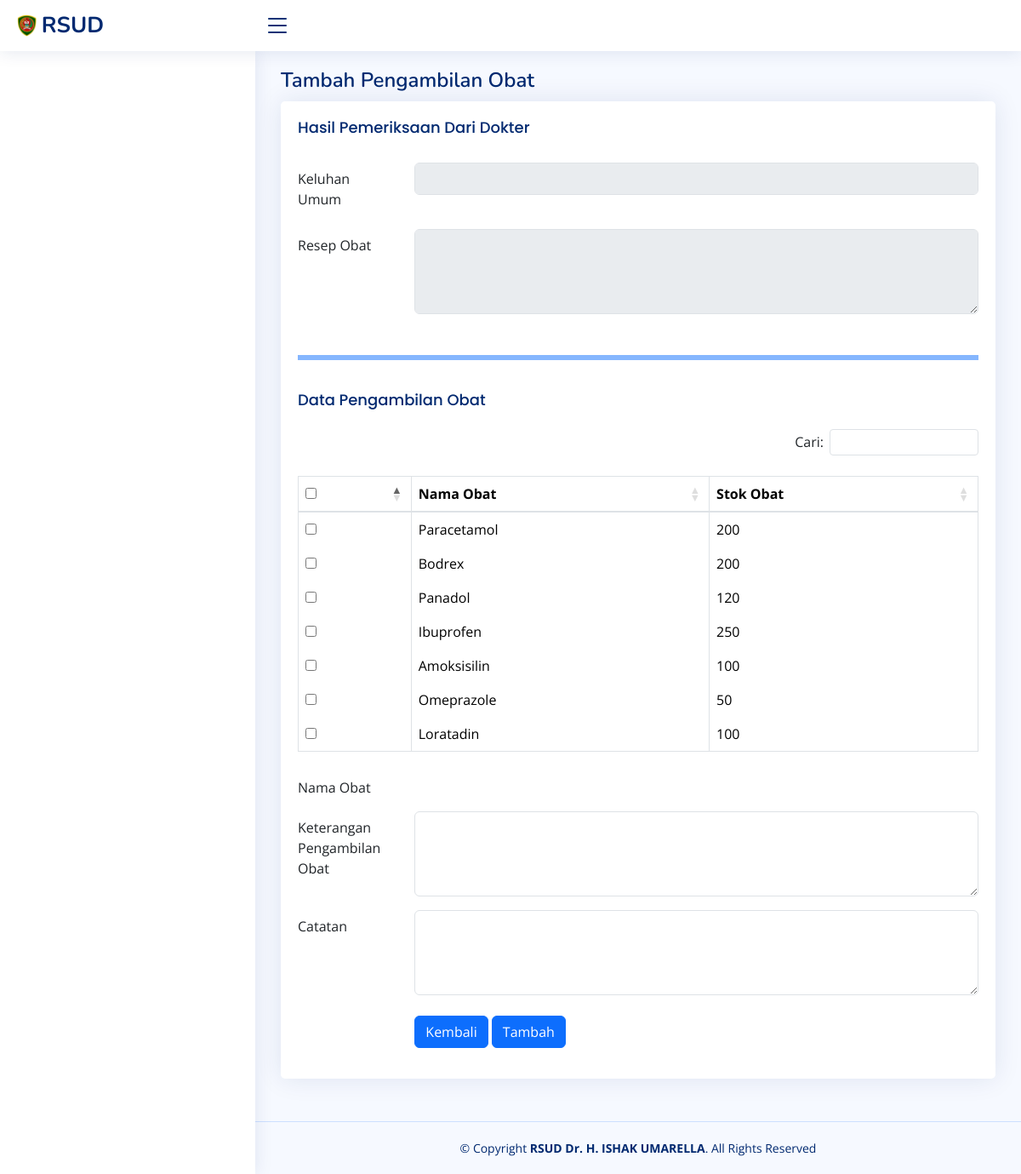
Before: /index.php/farmasi/tambah_pengambilan_obat with the older database file.
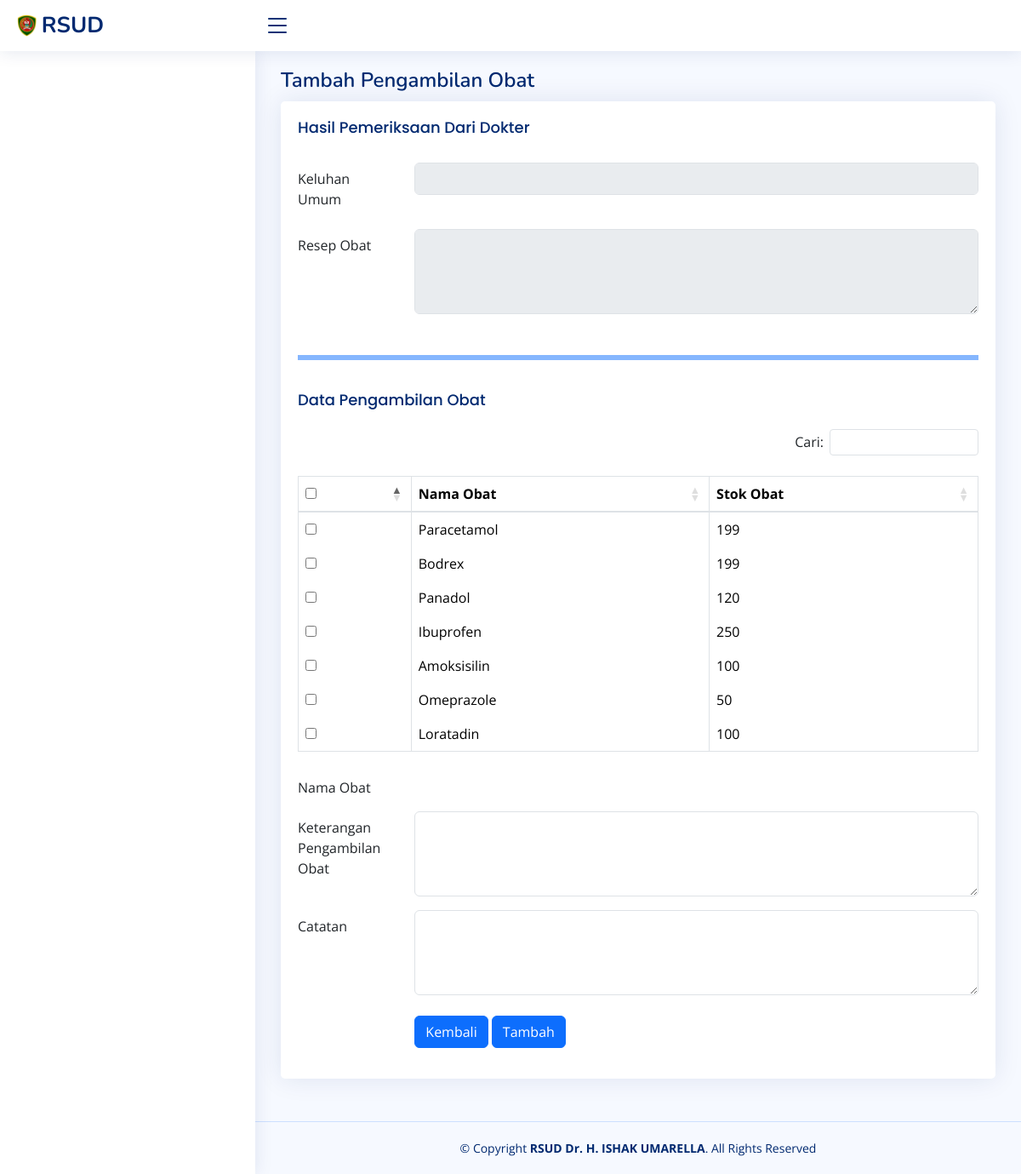
After: the same page with the newer database file.
### tables this page shows
CREATE TABLE `t_obat` (
  `id_obat` int(11) NOT NULL,
  `nama_obat` varchar(255) NOT NULL,
  `harga_obat` bigint(20) NOT NULL,
  `stok_obat` int(11) NOT NULL
);

### application/controllers/Farmasi.php (called while the page is built, shortened)
<?php
class Farmasi extends CI_Controller
{
    public function __construct()
    {
        $this->load->library('form_validation');
    }
    public function tambah_pengambilan_obat()
    {
        $id_pemeriksaan2 = $this->input->post('id_pemeriksaan2');
        $this->db->where('id_pemeriksaan2', $id_pemeriksaan2);
        $data['farmasi'] = $this->db->get('t_pemeriksaan2')->result();
        $data['obat'] = $this->db->get('t_obat')->result();
        $data['title'] = "Antrian Pengambilan Obat";
        $this->load->view('templates/main/header', $data);
        $this->load->view('templates/main/sidebar', $data);
        $this->load->view('farmasi/tambah_pengambilan_obat', $data);
        $this->load->view('templates/main/footer');
    }
}

### index.php (called while the page is built, shortened)
<?php
require_once BASEPATH.'core/CodeIgniter.php';

### application/views/farmasi/tambah_pengambilan_obat.php (the view, shortened to what this page needs)
<main id="main" class="main">
    <div class="pagetitle">
        <h1>Tambah Pengambilan Obat</h1>
    </div>
    <section class="section">
        <div class="row">
            <div class="col-lg-12">
                <form role="form" action="<?= base_url() ?>farmasi/proses_tambah_pengambilan_obat" method="post">
                    <div class="card">
                        <div class="card-body">
                            <h5 class="card-title">Hasil Pemeriksaan Dari Dokter</h5>
                            <div class="row mb-3 mt-3">
                                <label for="keluhan_umum" class="col-sm-2 col-form-label">Keluhan Umum</label>
                                <div class="col-sm-10">
                                    <input type="text" class="form-control" name="keluhan_umum" value="<?php echo set_value('keluhan_umum', $farmasi[0]->keluhan_umum); ?>" readonly>
                                </div>
                            </div>
                            <div class="row mb-3">
                                <label for="resep_obat" class="col-sm-2 col-form-label">Resep Obat</label>
                                <div class="col-sm-10">
                                    <textarea class="form-control" name="resep_obat" style="height: 100px" readonly><?php echo set_value('resep_obat', $farmasi[0]->resep_obat); ?></textarea>
                                </div>
                            </div>
                            <hr class="border border-primary border-3 opacity-50 mt-5">
                            <h5 class="card-title">Data Pengambilan Obat</h5>
                            <table id="farmasi" class="table table-bordered">
                                <thead>
                                    <tr>
                                        <th><input type="checkbox" id="selectAll"></th>
                                        <th>Nama Obat</th>
                                        <th>Stok Obat</th>
                                    </tr>
                                </thead>
                                <tbody>
                                    <?php foreach ($obat as $dataObat) : ?>
                                        <tr>
                                            <td><input type="checkbox" class="select-checkbox" name="select_obat[]" value="<?= $dataObat->nama_obat ?>" data-name="<?= $dataObat->nama_obat ?>"></td>
                                            <td><?= $dataObat->nama_obat ?></td>
                                            <td><?= $dataObat->stok_obat ?></td>
                                        </tr>
                                    <?php endforeach ?>
                                </tbody>
                            </table>
                            <div class="row mb-3 mt-4">
                                <div class="col-sm-2">Nama Obat</div>
                                <div id="selectedText" class="col-sm-10"><?= form_error('select_obat[]', '<p style="font-size: 12px;color: red;" class="my-2">', '</p>'); ?></div>
                            </div>
                            <div class="row mb-3">
                                <label for="keterangan_pengambilan_obat" class="col-sm-2 col-form-label">Keterangan Pengambilan Obat</label>
                                <div class="col-sm-10">
                                    <textarea class="form-control" name="keterangan_pengambilan_obat" style="height: 100px"><?php echo set_value('keterangan_pengambilan_obat'); ?></textarea>
                                </div>
                            </div>
                            <div class="row mb-3">
                                <label for="catatan" class="col-sm-2 col-form-label">Catatan</label>
                                <div class="col-sm-10">
                                    <textarea class="form-control" name="catatan" style="height: 100px"><?php echo set_value('catatan'); ?></textarea>
                                </div>
                            </div>
                            <div class="row mb-3 mt-4">
                                <label class="col-sm-2 col-form-label"></label>
                                <div class="col-sm-10">
                                    <a class="btn btn-primary" href="<?= base_url() ?>farmasi">Kembali</a>
                                    <button type="submit" class="btn btn-primary">Tambah</button>
                                </div>
                            </div>
                        </div>
                    </div>
                </form>
            </div>
        </div>
    </section>
</main>

### application/views/templates/main/header.php (shortened to what this page needs)
<!DOCTYPE html>
<html lang="en">
<head>
    <link rel="stylesheet" href="https://maxcdn.bootstrapcdn.com/bootstrap/4.5.2/css/bootstrap.min.css">
    <link rel="stylesheet" href="https://cdn.datatables.net/1.10.24/css/dataTables.bootstrap4.min.css">
    <link href="<?php echo base_url() ?>assets/bootstrap/assets/vendor/bootstrap/css/bootstrap.min.css" rel="stylesheet">
    <link href="<?php echo base_url() ?>assets/bootstrap/assets/vendor/bootstrap-icons/bootstrap-icons.css" rel="stylesheet">
    <link href="<?php echo base_url() ?>assets/bootstrap/assets/vendor/boxicons/css/boxicons.min.css" rel="stylesheet">
    <link href="<?php echo base_url() ?>assets/bootstrap/assets/vendor/quill/quill.snow.css" rel="stylesheet">
    <link href="<?php echo base_url() ?>assets/bootstrap/assets/vendor/quill/quill.bubble.css" rel="stylesheet">
    <link href="<?php echo base_url() ?>assets/bootstrap/assets/vendor/remixicon/remixicon.css" rel="stylesheet">
    <link href="<?php echo base_url() ?>assets/bootstrap/assets/vendor/simple-datatables/style.css" rel="stylesheet">
    <link href="<?php echo base_url() ?>assets/bootstrap/assets/css/style.css" rel="stylesheet">
</head>
<body>
    <header id="header" class="header fixed-top d-flex align-items-center">
        <div class="d-flex align-items-center justify-content-between">
            <a href="<?= base_url('auth/login') ?>" class="logo d-flex align-items-center">
                <img src="<?php echo base_url() ?>assets/img/logo.png" alt="">
                <span class="d-none d-lg-block">RSUD</span>
            </a>
            <i class="bi bi-list toggle-sidebar-btn"></i>
        </div>
    </header>

### application/views/templates/main/sidebar.php (shortened to what this page needs)
<aside id="sidebar" class="sidebar">
</aside>

### application/views/templates/main/footer.php (shortened to what this page needs)
<footer id="footer" class="footer">
    <div class="copyright">
        &copy; Copyright <strong><span>RSUD Dr. H. ISHAK UMARELLA</span></strong>. All Rights Reserved
    </div>
</footer>
</body>
</html>

Changed rows visible on the page:
changed t_obat "Paracetamol": stok_obat "200" → "199"
changed t_obat "Bodrex": stok_obat "200" → "199"
